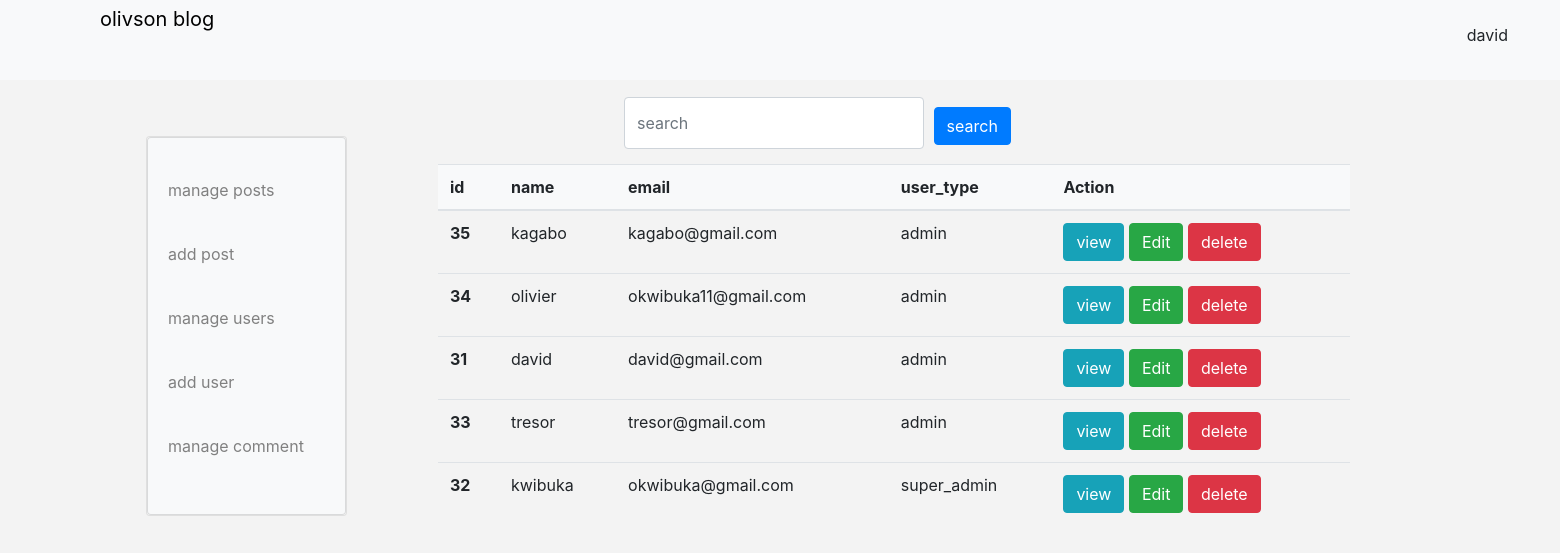
/admin_pages/manage_users.php (signed in), run on the app's committed database.
### tables this page shows
CREATE TABLE `users` (
  `id` bigint(20) NOT NULL,
  `name` varchar(151) NOT NULL,
  `email` varchar(151) NOT NULL,
  `password` varchar(151) NOT NULL,
  `profile` varchar(191) NOT NULL,
  `use_type` varchar(19) NOT NULL,
  `created_at` timestamp NOT NULL DEFAULT current_timestamp() ON UPDATE current_timestamp()
);

### admin_pages/manage_users.php (the view, shortened to what this page needs)
<?php
include("../connection/connection.php");
?>
<html lang="en">
<head>
    <link rel="stylesheet"
href="https://cdn.jsdelivr.net/npm/bootstrap@4.3.1/dist/css/bootstrap.min.css"
integrity="sha384-ggOyR0iXCbMQv3Xipma34MD+dH/1fQ784/j6cY/iJTQUOhcWr7x9JvoRxT2MZw1T"
crossorigin="anonymous">
    <link rel="stylesheet" href="../css/style.css">
</head>
<body>
    <nav class="navbar-light bg-light">
    <a href="index.php" class="nav_title">olivson blog</a>
    <div class="nav_links">
    <ul>
    <li class="user_name"> <?php echo $_SESSION['user_name']; ?>
</li>
    </ul>
    </div>
    </nav>
<div class="search_button mt-4" style="position:relative; left:40%; bottom:7px;">
    <form action="../admin_functions/search_users_code.php" method="post" style="position:absolute;">
    <input type="text" name="search" placeholder="search" class="form-control">
    <button type="submit" name="submit" class="btn btn-primary" style="
    position:absolute;left:113%;bottom:7%">search</button>
    </form>
    </div>
<div class="container"style="display:flex; flex-direction:row;">
    <div class="card" style="margin-top:2em; margin-left:-4em;">
        <div class="card card-body bg-light" style="">
            <div class="links">
                <ul style="display:flex; flex-direction:column; line-height:4">
                    <li><a href="index.php">manage posts</a></li>
                    <li><a href="add_post.php">add post</a></li>
                    <li><a href="manage_users.php">manage users</a></li>
                    <li><a href="add_user.php">add user</a></li>
                    <li><a href="manage_comments.php">manage comment</a></li>
                </ul>
            </div>
        </div>
    </div>
</div>
<div class="container">
<table class="table" style="width:57rem; float:right; margin-top:-22em" >
  <thead style="" class="bg-light">
    <tr>
      <th scope="col">id</th>
      <th scope="col">name</th>
      <th scope="col">email</th>
      <th scope="col">user_type</th>
      <th scope="col"> Action</th>
    </tr>
  </thead>
  <tbody>
  <?php
  $query = "SELECT * FROM users ORDER BY created_at DESC";
  $query_run = mysqli_query($con,$query);
  $slq = mysqli_num_rows($query_run);
  if($slq > 0)
  {
    while($row = mysqli_fetch_array($query_run))
    {
        ?>
<tr>
      <th scope="row"><?= $row['id']; ?> </th>
      <td><?= $row['name']; ?></td>
      <td><?= $row['email']; ?></td>
      <td><?= $row['use_type']; ?></td>
      <td>
        <a href=""class="btn btn-info">view</a>
        <a href="edit_user.php?id=<?= $row['id']; ?>"class="btn btn-success ">Edit</a>
        <form action="../admin_functions/delete_user_code.php" method="post" class="d-inline">
            <button value="<?= $row['id']; ?>" name="delete_post"
            class="btn btn-danger">delete</button>
        </form>
      </td>
    </tr>
<?php
    }
  }
  else
  {
    echo "no user found!";
  }
  ?>
  </tbody>
</table>
</div>
</body>
</html>

### css/style.css (style rules this page uses)
* { box-sizing: inherit; margin: 0; padding: 0; }
body { background-color: #f3f3f3; }
nav { background-color: white; height: 5em; }
.nav_links { display: flex; flex-direction: row; width:50%; justify-content: space-between; padding:10px; float:right; margin-top: 13px; }
.nav_title { margin: 5em; position: fixed; top: -12%; color: black; font-size: 20; }
ul { list-style-type: none; display: flex; flex-direction: row; }
li { margin-right:1.3em; }
a { text-decoration: none; cursor: pointer; }

### admin_pages/manage_users.php (style rules this page uses)
.user_name { cursor:pointer; position:fixed; right:2%; }
ul li a { color:grey; }

### data on the page
users: id "35", name "kagabo", email "kagabo@gmail.com", use_type "admin"
users: id "34", name "olivier", email "okwibuka11@gmail.com", use_type "admin"
users: id "31", name "david", email "david@gmail.com", use_type "admin"
users: id "33", name "tresor", email "tresor@gmail.com", use_type "admin"
users: id "32", name "kwibuka", email "okwibuka@gmail.com", use_type "super_admin"

### other printed values
$_SESSION['user_name'] "david"
